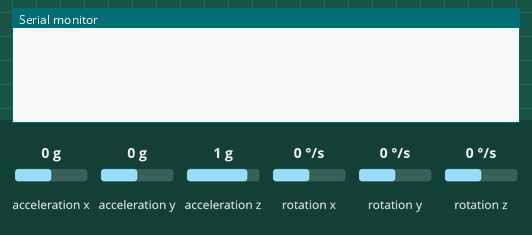
This sketch was run on a simulated Arduino Nano 33 IoT. Shown: the last lines printed to the serial monitor. The test bench sets the inputs (shaded band); at power-on: acceleration y 0 g, rotation x 0 °/s, acceleration x 0 g, acceleration z 1 g, rotation y 0 °/s, rotation z 0 °/s.

Above: at 1.2 s.
1.3 s: acceleration y set to -1.4 g
At 3.4 s:
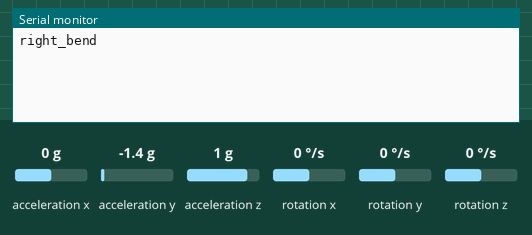
3.8 s: rotation x set to -192 °/s
At 5.6 s:
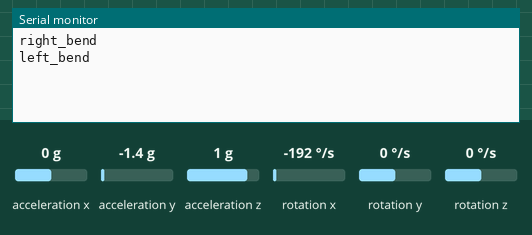

Measured:
- after the input at 1.3 s, the serial monitor: prints a new line after 1.0 s (image 1)
- after the input at 3.8 s, the serial monitor: prints a new line after 0.69 s (image 2)

The sketch:

accelo.ino
```cpp
#include "Arduino_LSM6DS3.h"
#include "MadgwickAHRS.h"

/**************************************************
 *
 *                ACTIONS (6)
 *
 *************************************************/

String RIGHT_BEND = "right_bend";
String LEFT_BEND = "left_bend";

// CIRCLE UP !  make meter length circles - n times live loop
String CIRCLE = "circle";

String UP_JUMP = "up_jump";
String SIDE_JUMP = "side_jump";
String FORWARD_JUMP = "forward_jump";

// boolean to start program on raspberry pi side
//bool start_sonic_pi = false;


// initialize a Madgwick filter:
Madgwick filter;
// sensor's sample rate is fixed at 104 Hz:
const float sensorRate = 104.00;

// values for orientation:
float roll = 0.0;
float pitch = 0.0;
float heading = 0.0;
float lastActionMillis = 0;
String lastAction = "";
int ACTION_TIME_BUFFER = 2000;

/**************************************************
 *
 *                    SETUP
 *
 *************************************************/

void  setup() {
  // start the filter to run at the sample rate:
  filter.begin(sensorRate);
  Serial.begin(9600);
  Serial.flush();

  // attempt to start the IMU:
  if (!IMU.begin()) {
    Serial.println("Failed to initialize IMU");
    // stop here if you can't access the IMU:
    while (true);
  }
}


/**************************************************
 *
 *                    LOOP
 *
 *************************************************/

void loop() {
  // values for acceleration and rotation:
  float xAcc, yAcc, zAcc;
  float xGyro, yGyro, zGyro;

  // check if the IMU is ready to read:
  if (IMU.accelerationAvailable() && IMU.gyroscopeAvailable()) {
    // read accelerometer and gyrometer:
    IMU.readAcceleration(xAcc, yAcc, zAcc);
    IMU.readGyroscope(xGyro, yGyro, zGyro);

    // update the filter, which computes orientation:
    filter.updateIMU(xGyro, yGyro, zGyro, xAcc, yAcc, zAcc);

    // print the heading, pitch and roll
    roll = filter.getRoll();
    pitch = filter.getPitch();
    heading = filter.getYaw();
 }

    detectBend(roll);
    detectJump(xAcc, yAcc, zAcc);
    detectCircle(heading);

}
```

detectBend.ino
```cpp
void detectBend(float roll) {
  if(roll > 40 && lastAction != LEFT_BEND) {
    if(millis() - lastActionMillis > ACTION_TIME_BUFFER) {
      Serial.println(LEFT_BEND);
      lastAction = LEFT_BEND;
      lastActionMillis = millis();
    }
  }
  if (roll < -40 && lastAction != RIGHT_BEND) {
     if(millis() - lastActionMillis > ACTION_TIME_BUFFER) {
       Serial.println(RIGHT_BEND);
       lastAction = RIGHT_BEND;
       lastActionMillis = millis();
     }
  }
}
```

detectCircle.ino
```cpp
/*
 *  For future work we don't need bin_averages array
 *  since we only use the last two bins at any given point
 */

const String INCREASING = "increasing";
const String DECREASING = "decreasing";

const int NUM_READINGS_PER_BIN = 20;
float curr_bin[NUM_READINGS_PER_BIN];
int curr_bin_len = 0;
int bin_averages_curr_len = 0;
const int BIN_AVERAGES_MAX_LEN = 2;
float bin_averages[BIN_AVERAGES_MAX_LEN];
int MIN_CIRCLE_BINS = 250; //min number of steps need to complete a circle
float STEP_CAP = 25;
float STEP_MIN = .01;

String roll_direction = INCREASING;
String rel_to_last = INCREASING;
float diff_from_last = 0;
int conseq_steps = 0;

/* *********************************************************
 *
 *                    HELPER FUNCTIONS
 *
 ***********************************************************/

bool isAtEdge(float n1, float n2) {
  if((n1 >= 360 - STEP_CAP && n2) || (n1 <= 0 + STEP_CAP && n2 >= 360 - STEP_CAP)) {
    return true;
  }
  else  {
    return false;
  }
}

bool isNeg(float n) {
  return n < 0;
}
bool isPos(float n) {
  return n >= 0;
}


void detectCircle(float roll) {
//  Serial.println(roll);
  if(bin_averages_curr_len == BIN_AVERAGES_MAX_LEN) {
    bin_averages_curr_len = 0;
  }
  if(curr_bin_len == NUM_READINGS_PER_BIN) {
//    Serial.print("100th reading: ");
    float curr_bin_average = average(curr_bin, curr_bin_len);
//    Serial.println(curr_bin_average);
//    Serial.println(bin_averages_curr_len);
    bin_averages[bin_averages_curr_len] = curr_bin_average;
    bin_averages_curr_len = bin_averages_curr_len + 1;
    curr_bin_len = 0;
    checkForCircle();
  }
  else {
    curr_bin[curr_bin_len] = roll;
    curr_bin_len = curr_bin_len + 1;
  }
}

void checkForCircle() {
  if(bin_averages_curr_len > 1) {
    float prev_val = bin_averages[bin_averages_curr_len - 2];
    float curr_val = bin_averages[bin_averages_curr_len - 1];
    bool isAtEdge_ = isAtEdge(prev_val, curr_val);
    if(!isAtEdge_) {
      diff_from_last = prev_val - curr_val;
    }
    else if(isAtEdge_ && prev_val <= 0 + STEP_CAP) {
      rel_to_last = DECREASING;
    }
    else {
      rel_to_last = INCREASING;
    }
    if(isNeg(diff_from_last)) {
      rel_to_last = INCREASING;
    }
    else {
      rel_to_last = DECREASING;
    }
//    Serial.print("diff_to_last: ");
//    Serial.println(diff_from_last);
    if(abs(diff_from_last) <= STEP_CAP && abs(diff_from_last) >= STEP_MIN)  {
//      Serial.print("conseq bins: ");
      //Serial.println(conseq_steps);
      conseq_steps = conseq_steps + 1;
    }
    else {
      if(!(abs(diff_from_last) <= STEP_CAP)){
//        Serial.println("\n\n too BIG \n\n");
//        Serial.print("prev: ");
//        Serial.print(prev_val);
//        Serial.print("curr ");
//        Serial.print(curr_val);
//
      }
      if(!(abs(diff_from_last) >= STEP_MIN)){
//        Serial.println("\n\n too SMALL \n\n");
      }
      if(conseq_steps >= MIN_CIRCLE_BINS) {
          Serial.print("circle:");
          Serial.println(conseq_steps);
          lastAction = CIRCLE;
//        Serial.println("\n\n******************************");
//        Serial.println("DETECT CIRCLE");
//        Serial.println("******************************\n\n");
      }
      conseq_steps = 0;
    }
  }
}


float average (float * array, int len)  // assuming array is int.
{
  float sum = 0L ;  // sum will be larger than an item, long for safety.
  for (int i = 0 ; i < len ; i++)
    sum += array [i] ;
  return  sum / len ;  // average will be fractional, so float may be appropriate.
}
```

detectJump.ino
```cpp
int x_acc_count= 0;
int y_acc_count= 0;
int z_acc_count= 0;

String last_dir_x = "";
String last_dir_y = "";
String last_dir_z = "";


void detectJump(float xAcc, float yAcc, float zAcc) {

 /***********************************************
  *    X JUMP
  **********************************************/
  if(xAcc > 1.25 && !(xAcc >0 && xAcc < 0.0001)) {
        //Serial.println(xAcc);
        x_acc_count = x_acc_count +1;
        last_dir_x = "pos";
  }
  else {
    if(last_dir_x == "pos" && x_acc_count > 30) {
        //Serial.println(acc_pos);
        if(millis() - lastActionMillis > ACTION_TIME_BUFFER) {
          Serial.println(FORWARD_JUMP);
          lastActionMillis = millis();
          lastAction = FORWARD_JUMP;
        }
    }
    x_acc_count = 0;
    last_dir_x = "neg";
  }

 /***********************************************
  *    Y JUMP
  **********************************************/

  if(yAcc > .75 && !(yAcc >0 && yAcc < 0.0001)) {
        y_acc_count = y_acc_count +1;
        last_dir_y = "pos";
  }
    else {
      if(last_dir_y == "pos" && y_acc_count > 20) {
          //Serial.println(acc_pos);
          if(millis() - lastActionMillis > ACTION_TIME_BUFFER) {
            Serial.println(SIDE_JUMP);
            lastActionMillis = millis();
            lastAction = SIDE_JUMP;
          }
      }
      y_acc_count = 0;
      last_dir_y = "neg";
    }

 /***********************************************
  *    Z JUMP
  **********************************************/
 if(zAcc > 2 && !(zAcc >0 && zAcc < 0.0001)) {
    //Serial.println(xAcc);
    z_acc_count = z_acc_count +1;
    last_dir_z = "pos";
  }
  else {
    if(last_dir_z == "pos" && z_acc_count > 20) {
        //Serial.println(acc_pos);
        // if jump twice and program hasn't started yet.
        if(millis() - lastActionMillis > ACTION_TIME_BUFFER) {
          if(lastAction == UP_JUMP) {
            Serial.println("start");
//             start_sonic_pi = true;
          }
          Serial.println(UP_JUMP);
          lastActionMillis = millis();
          lastAction = UP_JUMP;
        }
    }
    z_acc_count = 0;
    last_dir_z = "neg";
  }
}
```
